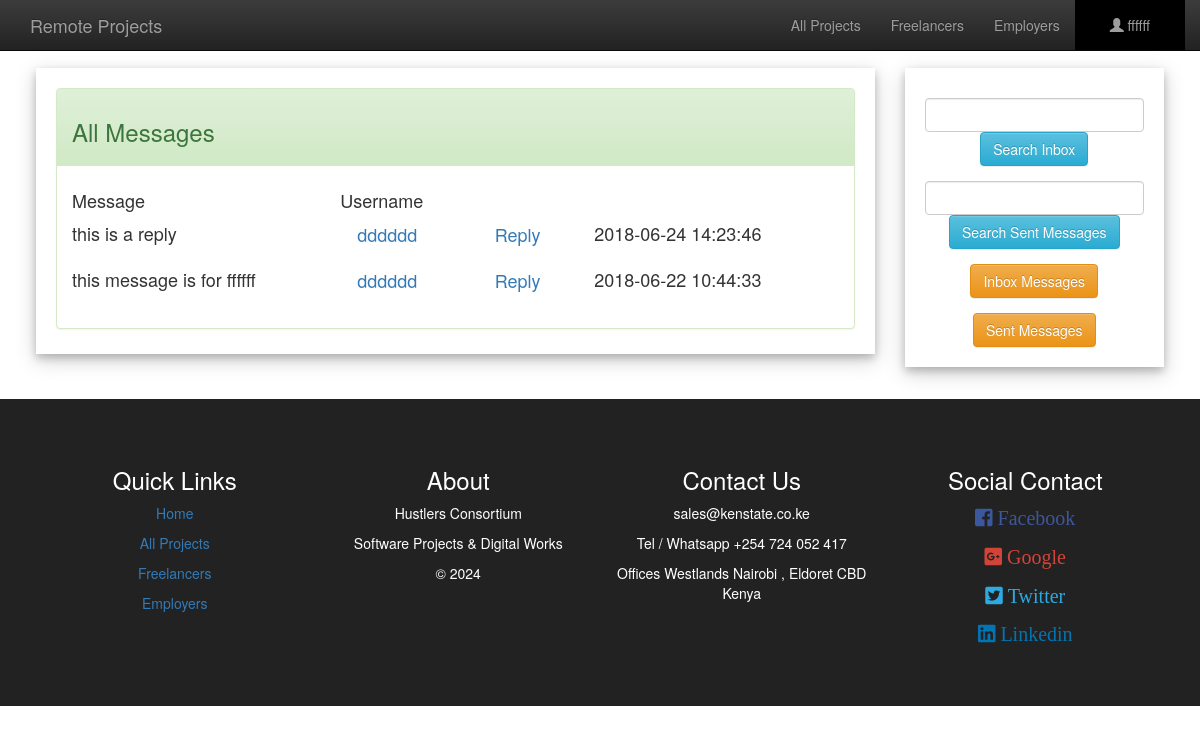
The app's page /freelance/message.php (signed in), older data.
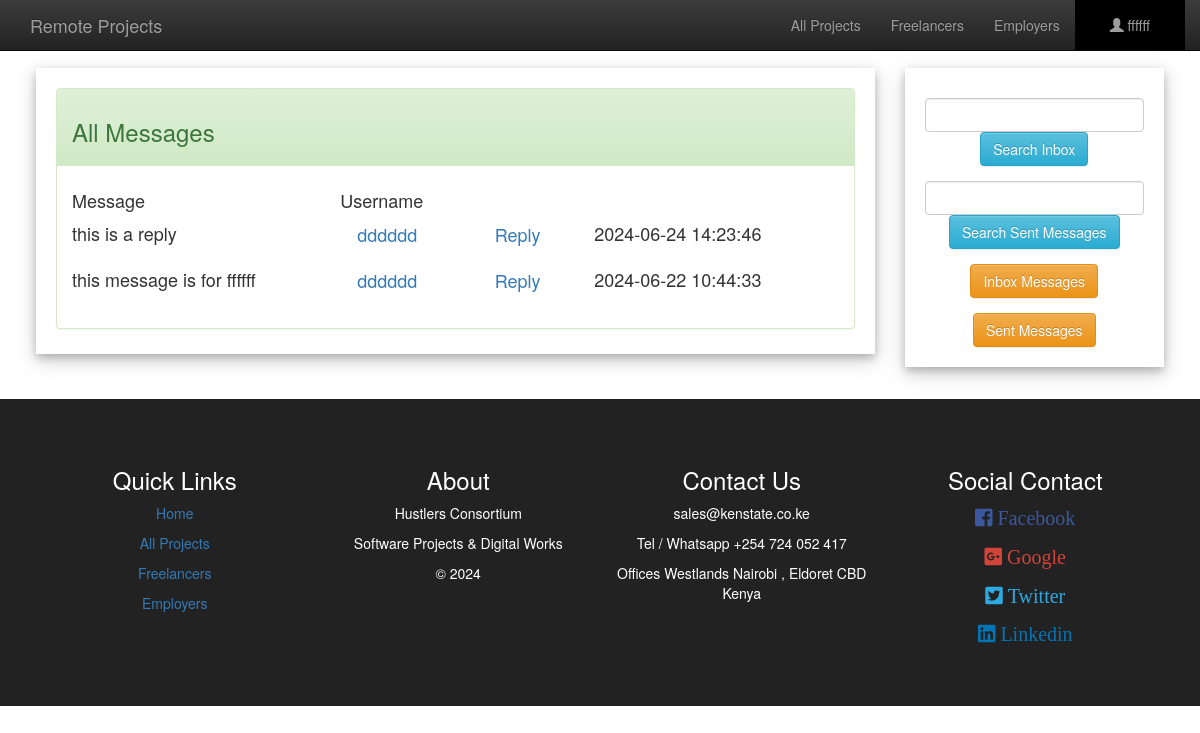
The same page, newer data.
### tables this page shows
CREATE TABLE `message` (
  `sender` varchar(200) NOT NULL,
  `receiver` varchar(200) NOT NULL,
  `msg` varchar(1000) NOT NULL,
  `timestamp` timestamp NOT NULL DEFAULT CURRENT_TIMESTAMP ON UPDATE CURRENT_TIMESTAMP
);

### freelance/message.php (the view, shortened to what this page needs)
<?php include('server.php');
if(isset($_SESSION["Username"])){
	$username=$_SESSION["Username"];
}
else{
    $username="";
}
$sql = "SELECT * FROM message WHERE receiver='$username' ORDER BY timestamp DESC";
$result = $conn->query($sql);
$f=0;
 ?>
<!DOCTYPE html>
<html>
<head>
	<link rel="stylesheet" type="text/css" href="bootstrap/css/bootstrap.min.css">
	<link rel="stylesheet" type="text/css" href="bootstrap/css/bootstrap-theme.min.css">
	<link rel="stylesheet" type="text/css" href="awesome/css/fontawesome-all.min.css">
</head>
<body>
<nav class="navbar navbar-inverse navbar-fixed-top" id="my-navbar">
	<div class="container">
		<div class="navber-header">
			<a href="index.php" class="navbar-brand">Remote Projects</a>
		</div>
		<div class="collapse navbar-collapse" id="navbar-collapse">
			<ul class="nav navbar-nav navbar-right">
				<li><a href="allJob.php">All Projects</a></li>
				<li><a href="allFreelancer.php">Freelancers</a></li>
				<li><a href="allEmployer.php">Employers</a></li>
				<li class="dropdown" style="background:#000;padding:0 20px 0 20px;">
			        <a class="dropdown-toggle" data-toggle="dropdown" href="#"><span class="glyphicon glyphicon-user"></span> <?php echo $username; ?>
			        </a>
			    </li>
			</ul>
		</div>
	</div>
</nav>
<div style="padding:1% 3% 1% 3%;">
<div class="row">
	<div class="col-lg-9">
		<div class="card" style="padding:20px 20px 5px 20px;margin-top:20px">
			<div class="panel panel-success">
			  <div class="panel-heading"><h3>All Messages</h3></div>
			  <div class="panel-body"><h4>
                  <table style="width:100%">
                      <tr>
                          <td>Message</td>
                          <td>Username</td>
                      </tr>
                      <?php
                      	if ($result->num_rows > 0) {
						    while($row = $result->fetch_assoc()) {
						        $sender=$row["sender"];
						        $receiver=$row["receiver"];
						        $msg=$row["msg"];
						        $timestamp=$row["timestamp"];
						        if ($f==0) {
						        	$sr=$sender;
						        }else{
						        	$sr=$receiver;
						        }
                                echo '
                                <form action="message.php" method="post">
                                <input type="hidden" name="sr" value="'.$sr.'">
                                    <tr>
                                    <td>'.$msg.'</td>
                                    <td><input type="submit" class="btn btn-link btn-lg" value="'.$sr.'"></td>
                                    </form>
                                    <form action="message.php" method="post">
                                    <input type="hidden" name="rep" value="'.$sr.'">
                                    <td><input type="submit" class="btn btn-link btn-lg" value="Reply"></td>
                                    <td>'.$timestamp.'</td>
                                    </tr>
                                </form>
                                ';
                                }
                        } else {
                            echo "<tr></tr><tr><td></td><td>Nothing to show</td></tr>";
                        }
                       ?>
                     </table>
              </h4></div>
			</div>
		</div>
	</div>
	<div class="col-lg-3">
		<div class="card" style="padding:20px 20px 5px 20px;margin-top:20px">
			<form action="message.php" method="post">
				<div class="form-group">
				  <input type="text" class="form-control" name="s_inbox">
				  <center><button type="submit" class="btn btn-info">Search Inbox</button></center>
				</div>
	        </form>
	        <form action="message.php" method="post">
				<div class="form-group">
				  <input type="text" class="form-control" name="s_sm">
				  <center><button type="submit" class="btn btn-info">Search Sent Messages</button></center>
				</div>
	        </form>
	        <form action="message.php" method="post">
				<div class="form-group">
				  <center><button type="submit" name="inbox" class="btn btn-warning">Inbox Messages</button></center>
				</div>
	        </form>
	        <form action="message.php" method="post">
				<div class="form-group">
				  <center><button type="submit" name="sm" class="btn btn-warning">Sent Messages</button></center>
				</div>
	        </form>
	    </div>
	</div>
</div>
</div>
<div class="text-center" style="padding:4%;background:#222;color:#fff;margin-top:20px;">
	<div class="row">
			<div class="col-lg-3">
			<h3>Quick Links</h3>
			<p><a href="index.php">Home</a></p>
			<p><a href="allJob.php">All Projects</a></p>
			<p><a href="allFreelancer.php">Freelancers</a></p>
			<p><a href="allEmployer.php">Employers</a></p>
		</div>
		<div class="col-lg-3">
			<h3>About</h3>
			<p>Hustlers Consortium</p>
			<p>Software Projects & Digital Works</p>
			<p>&copy 2024</p>
		</div>
		<div class="col-lg-3">
			<h3>Contact Us</h3>
			<p>sales@kenstate.co.ke</p>
			<p>Tel / Whatsapp +254 724 052 417 </p>
			<p>Offices Westlands Nairobi , Eldoret CBD Kenya</p>
		</div>
		<div class="col-lg-3">
			<h3>Social Contact</h3>
			<p style="font-size:20px;color:#3B579D;"><i class="fab fa-facebook-square"> Facebook</i></p>
			<p style="font-size:20px;color:#D34438;"><i class="fab fa-google-plus-square"> Google</i></p>
			<p style="font-size:20px;color:#2CAAE1;"><i class="fab fa-twitter-square"> Twitter</i></p>
			<p style="font-size:20px;color:#0274B3;"><i class="fab fa-linkedin"> Linkedin</i></p>
		</div>
	</div>
</div>
</body>
</html>

### freelance/message.php (style rules this page uses)
body { padding-top: 3%;margin: 0; }
.card { box-shadow: 0 4px 8px 0 rgba(0, 0, 0, 0.2), 0 6px 20px 0 rgba(0, 0, 0, 0.19); background:#fff }

Row changes from the older to the newer data that the page shows:
changed message "this is a reply": timestamp "2018-06-24 14:23:46" → "2024-06-24 14:23:46"
changed message "this message is for ffffff": timestamp "2018-06-22 10:44:33" → "2024-06-22 10:44:33"
